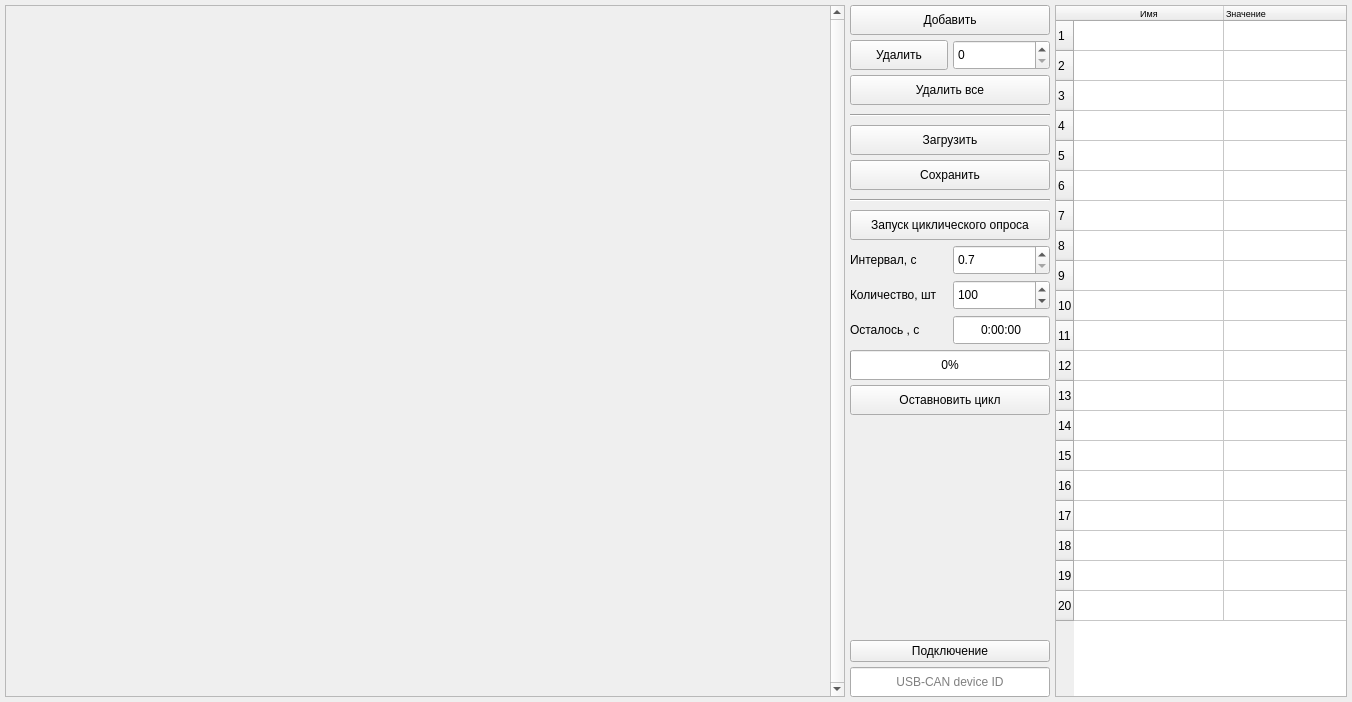
<?xml version="1.0" encoding="UTF-8"?>
<ui version="4.0">
 <class>Form</class>
 <widget class="QWidget" name="Form">
  <property name="geometry">
   <rect>
    <x>0</x>
    <y>0</y>
    <width>1352</width>
    <height>702</height>
   </rect>
  </property>
  <property name="windowTitle">
   <string>Form</string>
  </property>
  <layout class="QGridLayout" name="gridLayout" columnstretch="0,0,1" columnminimumwidth="0,0,1">
   <property name="leftMargin">
    <number>5</number>
   </property>
   <property name="topMargin">
    <number>5</number>
   </property>
   <property name="rightMargin">
    <number>5</number>
   </property>
   <property name="bottomMargin">
    <number>5</number>
   </property>
   <property name="spacing">
    <number>5</number>
   </property>
   <item row="0" column="0">
    <widget class="QScrollArea" name="scrollArea">
     <property name="enabled">
      <bool>true</bool>
     </property>
     <property name="sizePolicy">
      <sizepolicy hsizetype="Fixed" vsizetype="Expanding">
       <horstretch>0</horstretch>
       <verstretch>0</verstretch>
      </sizepolicy>
     </property>
     <property name="minimumSize">
      <size>
       <width>840</width>
       <height>550</height>
      </size>
     </property>
     <property name="frameShadow">
      <enum>QFrame::Sunken</enum>
     </property>
     <property name="lineWidth">
      <number>1</number>
     </property>
     <property name="verticalScrollBarPolicy">
      <enum>Qt::ScrollBarAlwaysOn</enum>
     </property>
     <property name="horizontalScrollBarPolicy">
      <enum>Qt::ScrollBarAlwaysOff</enum>
     </property>
     <property name="widgetResizable">
      <bool>true</bool>
     </property>
     <property name="alignment">
      <set>Qt::AlignLeading|Qt::AlignLeft|Qt::AlignTop</set>
     </property>
     <widget class="QWidget" name="unitsSArea">
      <property name="geometry">
       <rect>
        <x>0</x>
        <y>0</y>
        <width>821</width>
        <height>690</height>
       </rect>
      </property>
     </widget>
    </widget>
   </item>
   <item row="0" column="1">
    <layout class="QGridLayout" name="gridLayout_2">
     <property name="leftMargin">
      <number>0</number>
     </property>
     <property name="topMargin">
      <number>0</number>
     </property>
     <property name="rightMargin">
      <number>0</number>
     </property>
     <property name="bottomMargin">
      <number>0</number>
     </property>
     <property name="spacing">
      <number>5</number>
     </property>
     <item row="1" column="1">
      <widget class="QSpinBox" name="dltUnitNumSBox">
       <property name="sizePolicy">
        <sizepolicy hsizetype="Expanding" vsizetype="Fixed">
         <horstretch>0</horstretch>
         <verstretch>0</verstretch>
        </sizepolicy>
       </property>
       <property name="minimumSize">
        <size>
         <width>0</width>
         <height>30</height>
        </size>
       </property>
      </widget>
     </item>
     <item row="2" column="0" colspan="2">
      <widget class="QPushButton" name="dltAllUnitsPButt">
       <property name="sizePolicy">
        <sizepolicy hsizetype="Expanding" vsizetype="Fixed">
         <horstretch>0</horstretch>
         <verstretch>0</verstretch>
        </sizepolicy>
       </property>
       <property name="minimumSize">
        <size>
         <width>130</width>
         <height>30</height>
        </size>
       </property>
       <property name="text">
        <string>Удалить все</string>
       </property>
      </widget>
     </item>
     <item row="5" column="0" colspan="2">
      <widget class="QPushButton" name="saveCfgPButt">
       <property name="sizePolicy">
        <sizepolicy hsizetype="Expanding" vsizetype="Fixed">
         <horstretch>0</horstretch>
         <verstretch>0</verstretch>
        </sizepolicy>
       </property>
       <property name="minimumSize">
        <size>
         <width>130</width>
         <height>30</height>
        </size>
       </property>
       <property name="text">
        <string>Сохранить</string>
       </property>
      </widget>
     </item>
     <item row="3" column="0" colspan="2">
      <widget class="Line" name="line_9">
       <property name="minimumSize">
        <size>
         <width>0</width>
         <height>10</height>
        </size>
       </property>
       <property name="orientation">
        <enum>Qt::Horizontal</enum>
       </property>
      </widget>
     </item>
     <item row="1" column="0">
      <widget class="QPushButton" name="dltUnitPButt">
       <property name="sizePolicy">
        <sizepolicy hsizetype="Expanding" vsizetype="Fixed">
         <horstretch>0</horstretch>
         <verstretch>0</verstretch>
        </sizepolicy>
       </property>
       <property name="minimumSize">
        <size>
         <width>60</width>
         <height>30</height>
        </size>
       </property>
       <property name="text">
        <string>Удалить</string>
       </property>
      </widget>
     </item>
     <item row="0" column="0" colspan="2">
      <widget class="QPushButton" name="addUnitPButton">
       <property name="sizePolicy">
        <sizepolicy hsizetype="Expanding" vsizetype="Fixed">
         <horstretch>0</horstretch>
         <verstretch>0</verstretch>
        </sizepolicy>
       </property>
       <property name="minimumSize">
        <size>
         <width>200</width>
         <height>30</height>
        </size>
       </property>
       <property name="text">
        <string>Добавить</string>
       </property>
      </widget>
     </item>
     <item row="15" column="0" colspan="2">
      <spacer name="VSpacer">
       <property name="orientation">
        <enum>Qt::Vertical</enum>
       </property>
       <property name="sizeHint" stdset="0">
        <size>
         <width>190</width>
         <height>13</height>
        </size>
       </property>
      </spacer>
     </item>
     <item row="4" column="0" colspan="2">
      <widget class="QPushButton" name="loadCfgPButt">
       <property name="sizePolicy">
        <sizepolicy hsizetype="Expanding" vsizetype="Fixed">
         <horstretch>0</horstretch>
         <verstretch>0</verstretch>
        </sizepolicy>
       </property>
       <property name="minimumSize">
        <size>
         <width>130</width>
         <height>30</height>
        </size>
       </property>
       <property name="text">
        <string>Загрузить</string>
       </property>
      </widget>
     </item>
     <item row="8" column="0" colspan="2">
      <widget class="QPushButton" name="cycleStartPButton">
       <property name="minimumSize">
        <size>
         <width>0</width>
         <height>30</height>
        </size>
       </property>
       <property name="text">
        <string>Запуск циклического опроса</string>
       </property>
      </widget>
     </item>
     <item row="6" column="0" colspan="2">
      <widget class="Line" name="line_10">
       <property name="minimumSize">
        <size>
         <width>0</width>
         <height>10</height>
        </size>
       </property>
       <property name="orientation">
        <enum>Qt::Horizontal</enum>
       </property>
      </widget>
     </item>
     <item row="12" column="1">
      <widget class="QTimeEdit" name="cycleElapsedTimeEdit">
       <property name="minimumSize">
        <size>
         <width>0</width>
         <height>30</height>
        </size>
       </property>
       <property name="alignment">
        <set>Qt::AlignCenter</set>
       </property>
       <property name="buttonSymbols">
        <enum>QAbstractSpinBox::NoButtons</enum>
       </property>
       <property name="displayFormat">
        <string>H:mm:ss</string>
       </property>
      </widget>
     </item>
     <item row="10" column="1">
      <widget class="QDoubleSpinBox" name="cycleIntervalSBox_3">
       <property name="minimumSize">
        <size>
         <width>0</width>
         <height>30</height>
        </size>
       </property>
       <property name="decimals">
        <number>1</number>
       </property>
       <property name="minimum">
        <double>0.700000000000000</double>
       </property>
       <property name="maximum">
        <double>100000.000000000000000</double>
       </property>
       <property name="singleStep">
        <double>0.100000000000000</double>
       </property>
       <property name="value">
        <double>0.700000000000000</double>
       </property>
      </widget>
     </item>
     <item row="10" column="0">
      <widget class="QLabel" name="cycleIntervalLabel_3">
       <property name="minimumSize">
        <size>
         <width>0</width>
         <height>30</height>
        </size>
       </property>
       <property name="text">
        <string>Интервал, с</string>
       </property>
      </widget>
     </item>
     <item row="11" column="0">
      <widget class="QLabel" name="cycleNumLabel_3">
       <property name="minimumSize">
        <size>
         <width>0</width>
         <height>30</height>
        </size>
       </property>
       <property name="text">
        <string>Количество, шт</string>
       </property>
      </widget>
     </item>
     <item row="14" column="0" colspan="2">
      <widget class="QPushButton" name="cycleStopPButton">
       <property name="minimumSize">
        <size>
         <width>0</width>
         <height>30</height>
        </size>
       </property>
       <property name="text">
        <string>Оставновить цикл</string>
       </property>
      </widget>
     </item>
     <item row="12" column="0">
      <widget class="QLabel" name="cycleFullTimeLabel_3">
       <property name="minimumSize">
        <size>
         <width>0</width>
         <height>30</height>
        </size>
       </property>
       <property name="text">
        <string>Осталось , c</string>
       </property>
      </widget>
     </item>
     <item row="11" column="1">
      <widget class="QSpinBox" name="cycleNumSBox_3">
       <property name="minimumSize">
        <size>
         <width>0</width>
         <height>30</height>
        </size>
       </property>
       <property name="minimum">
        <number>1</number>
       </property>
       <property name="maximum">
        <number>100000</number>
       </property>
       <property name="value">
        <number>100</number>
       </property>
      </widget>
     </item>
     <item row="13" column="0" colspan="2">
      <widget class="QProgressBar" name="cyclePrBar">
       <property name="minimumSize">
        <size>
         <width>0</width>
         <height>30</height>
        </size>
       </property>
       <property name="value">
        <number>0</number>
       </property>
      </widget>
     </item>
     <item row="16" column="0" colspan="2">
      <widget class="QPushButton" name="connectionPButton">
       <property name="enabled">
        <bool>true</bool>
       </property>
       <property name="text">
        <string>Подключение</string>
       </property>
       <property name="flat">
        <bool>false</bool>
       </property>
      </widget>
     </item>
     <item row="17" column="0" colspan="2">
      <widget class="QLineEdit" name="devIDLEdit">
       <property name="enabled">
        <bool>true</bool>
       </property>
       <property name="minimumSize">
        <size>
         <width>0</width>
         <height>30</height>
        </size>
       </property>
       <property name="text">
        <string/>
       </property>
       <property name="alignment">
        <set>Qt::AlignCenter</set>
       </property>
       <property name="placeholderText">
        <string>USB-CAN device ID</string>
       </property>
      </widget>
     </item>
    </layout>
   </item>
   <item row="0" column="2">
    <widget class="QTableWidget" name="dataTWidget">
     <property name="sizePolicy">
      <sizepolicy hsizetype="Expanding" vsizetype="Expanding">
       <horstretch>0</horstretch>
       <verstretch>0</verstretch>
      </sizepolicy>
     </property>
     <property name="minimumSize">
      <size>
       <width>250</width>
       <height>0</height>
      </size>
     </property>
     <property name="horizontalScrollBarPolicy">
      <enum>Qt::ScrollBarAlwaysOff</enum>
     </property>
     <property name="sizeAdjustPolicy">
      <enum>QAbstractScrollArea::AdjustToContents</enum>
     </property>
     <property name="tabKeyNavigation">
      <bool>false</bool>
     </property>
     <property name="wordWrap">
      <bool>false</bool>
     </property>
     <property name="rowCount">
      <number>20</number>
     </property>
     <attribute name="horizontalHeaderCascadingSectionResizes">
      <bool>false</bool>
     </attribute>
     <attribute name="horizontalHeaderMinimumSectionSize">
      <number>150</number>
     </attribute>
     <attribute name="horizontalHeaderDefaultSectionSize">
      <number>150</number>
     </attribute>
     <attribute name="horizontalHeaderStretchLastSection">
      <bool>true</bool>
     </attribute>
     <attribute name="verticalHeaderDefaultSectionSize">
      <number>30</number>
     </attribute>
     <attribute name="verticalHeaderStretchLastSection">
      <bool>false</bool>
     </attribute>
     <row/>
     <row/>
     <row/>
     <row/>
     <row/>
     <row/>
     <row/>
     <row/>
     <row/>
     <row/>
     <row/>
     <row/>
     <row/>
     <row/>
     <row/>
     <row/>
     <row/>
     <row/>
     <row/>
     <row/>
     <column>
      <property name="text">
       <string notr="true">Имя</string>
      </property>
      <property name="font">
       <font>
        <pointsize>7</pointsize>
       </font>
      </property>
     </column>
     <column>
      <property name="text">
       <string>Значение</string>
      </property>
      <property name="font">
       <font>
        <pointsize>7</pointsize>
       </font>
      </property>
      <property name="textAlignment">
       <set>AlignLeading|AlignVCenter</set>
      </property>
     </column>
    </widget>
   </item>
  </layout>
 </widget>
 <tabstops>
  <tabstop>addUnitPButton</tabstop>
  <tabstop>dltUnitNumSBox</tabstop>
  <tabstop>dltUnitPButt</tabstop>
  <tabstop>dltAllUnitsPButt</tabstop>
  <tabstop>loadCfgPButt</tabstop>
  <tabstop>saveCfgPButt</tabstop>
  <tabstop>cycleStartPButton</tabstop>
  <tabstop>cycleIntervalSBox_3</tabstop>
  <tabstop>cycleNumSBox_3</tabstop>
  <tabstop>cycleElapsedTimeEdit</tabstop>
  <tabstop>cycleStopPButton</tabstop>
  <tabstop>connectionPButton</tabstop>
  <tabstop>devIDLEdit</tabstop>
  <tabstop>dataTWidget</tabstop>
  <tabstop>scrollArea</tabstop>
 </tabstops>
 <resources/>
 <connections/>
</ui>
